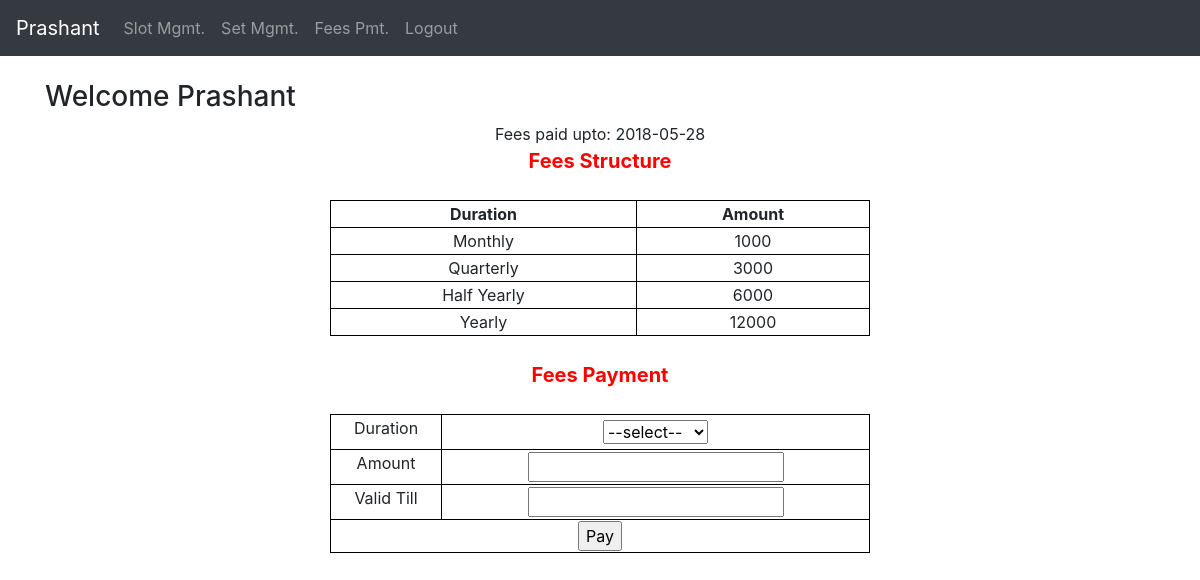
Page /FeesController (signed in) on the committed database.
### tables this page shows
CREATE TABLE `fees` (
  `id` int(11) NOT NULL AUTO_INCREMENT,
  `user_id` int(11) NOT NULL,
  `amount` int(11) NOT NULL,
  `from_date` date NOT NULL,
  `to_date` date NOT NULL,
  `payment_mode` varchar(45) NOT NULL,
  `payment_date` datetime NOT NULL,
  PRIMARY KEY (`id`),
  KEY `fees_fk_idx` (`user_id`),
  KEY `fees_uk` (`user_id`,`amount`,`from_date`,`to_date`),
  CONSTRAINT `fees_fk` FOREIGN KEY (`user_id`) REFERENCES `member` (`user_id`) ON DELETE NO ACTION ON UPDATE NO ACTION
);

CREATE TABLE `fee_structure` (
  `duration` int(11) NOT NULL,
  `amount` int(11) NOT NULL,
  PRIMARY KEY (`duration`),
  KEY `fees_structure_uk` (`duration`)
);

### application/core/View.php (called while the page is built, shortened)
<?php
class View {
    public function render($file_name) {
        require(APP . 'view/'
        . (
            isset($_SESSION['UROLE'])
            ? ($_SESSION['UROLE'] . '/')
            : ''
        ) .
        'header.php');
        require(APP . 'view/'
        . (
            isset($_SESSION['UROLE']) && $file_name != 'error/404'
            ? ($_SESSION['UROLE'] . '/' . $file_name)
            : $file_name
        ) . '.php');
    }
}
?>

### public/index.php (called while the page is built, shortened)
<?php
require(APP . 'core/View.php');
require(APP . 'model/popo/User.php');
require(APP . 'model/popo/Fees.php');
require(APP . 'model/popo/FeeStructure.php');
new Application();
?>

### application/model/popo/Fees.php (called while the page is built, shortened)
<?php
class Fees {
    private $toDate;
    public function getTodate()
    {
    	return $this->toDate;
    }
    public function setTodate($toDate)
    {
    	$this->toDate = $toDate;
    }
}
?>

### application/model/FeesModel.php (called while the page is built, shortened)
<?php
class FeesModel {
    public static function getFeeStructure() {
        try {
            $pdo = DBEngine::connect();
            $pdo->setAttribute(PDO::ATTR_ERRMODE, PDO::ERRMODE_EXCEPTION);
            $query = "SELECT * FROM fee_structure";
            $statement = $pdo->prepare($query);
            $statement->execute();
            $statement->setFetchMode(PDO::FETCH_ASSOC);
            $result = $statement->fetchAll();
            if (sizeof($result) > 0) {
                $feeStructureList = array();
                for ($i = 0, $l = sizeof($result); $i < $l; $i++) {
                    $curr = $result[$i];
                    $feeStructure = new FeeStructure();
                    $feeStructure->setDuration($curr["duration"]);
                    $feeStructure->setAmount($curr["amount"]);
                    array_push($feeStructureList, $feeStructure);
                }
                return $feeStructureList;
            }
        } catch (Exception $e) {
            echo $e->getMessage();
        } finally {
            DBEngine::disconnect();
        }
        return null;
    }
    public static function getValidUpto($user) {
        try {
            $pdo = DBEngine::connect();
            $pdo->setAttribute(PDO::ATTR_ERRMODE, PDO::ERRMODE_EXCEPTION);
            $query = "SELECT * FROM fees
            WHERE user_id=:userId
            ORDER BY to_date DESC
            LIMIT 1";
            $statement = $pdo->prepare($query);
            $statement->execute(
                array(
                    ':userId' => $user->getId()
                )
            );
            $statement->setFetchMode(PDO::FETCH_ASSOC);
            $result = $statement->fetchAll();
            if (sizeof($result) > 0) {
                $fee = new Fees();
                $fee->setId($result[0]['id']);
                $fee->setUser($user);
                $fee->setFromDate($result[0]['from_date']);
                $fee->setToDate($result[0]['to_date']);
                $fee->setPaymentMode($result[0]['payment_mode']);
                $fee->setPaymentDate($result[0]['payment_date']);
                return $fee;
            }
        } catch (Exception $e) {
            echo $e->getMessage();
        } finally {
            DBEngine::disconnect();
        }
        return null;
    }
}
?>

### application/model/popo/User.php (called while the page is built, shortened)
<?php
class User {
    protected $id;
    public function getId()
    {
        return $this->id;
    }
}
?>

### application/model/popo/FeeStructure.php (called while the page is built)
<?php
class FeeStructure {
    private $duration;
    private $amount;
    public function getDuration()
    {
    	return $this->duration;
    }
    public function setDuration($duration)
    {
    	$this->duration = $duration;
    }
    public function getAmount()
    {
    	return $this->amount;
    }
    public function setAmount($amount)
    {
    	$this->amount = $amount;
    }
}
?>

### application/view/member/fees_dashboard.php (the view, shortened to what this page needs)
<!Doctype>
<html>
    <head>
    </head>
    <body>
    <p class="center">
            Fees paid upto: <?php echo (isset($GLOBALS['LastFeesPaid']) ? $GLOBALS['LastFeesPaid']->getToDate() : "NA");?>
    </p>
<?php
if (isset($GLOBALS['FeeStructureList']) && sizeof($GLOBALS['FeeStructureList']) > 0) {
?>
        <p class="center" style="font-weight: bold; color: red; font-size: 20px;">Fees Structure</p>
        <br />
        <table class="center">
            <tr>
                <th>Duration</th>
                <th>Amount</th>
            </tr>
<?php
    $feeStructureList = $GLOBALS['FeeStructureList'];
    $durations = array(1 => "Monthly", 3 => "Quarterly", 6 => "Half Yearly", 12 => "Yearly");
    for ($i = 0, $l = sizeof($feeStructureList); $i < $l; $i++) {
        $feeStructure = $feeStructureList[$i];
        echo '<tr>'
        . '<td>' . $durations[$feeStructure->getDuration()] . '</td>'
        . '<td>' . $feeStructure->getAmount() . '</td>';
    }
?>
        </table>
        <br />
        <p class="center" style="font-weight: bold; color: red; font-size: 20px;">Fees Payment</p>
        <br />
        <form method="post" onsubmit="return validateFields()" action="<?php echo URL;?>FeesController/payFees">
            <table class="center">
                <tr>
                    <td>
                        <label>Duration</label>
                    </td>
                    <td>
                        <select name="duration" id="duration" onchange="selectDuration()">
                        <option value="">--select--</option>
                        </select>
                    </td>
                </tr>
                <tr>
                    <td>
                        <label>Amount</label>
                    </td>
                    <td>
                        <input type="text" id="amount" name="amount" value="" readonly="true" />
                    </td>
                </tr>
                <tr>
                    <td>
                        <label>Valid Till</label>
                    </td>
                    <td>
                        <input type="text" id="validTill" name="validTill" value="" readonly="true" />
                    </td>
                </tr>
                <tr>
                    <td colspan="2">
                        <input type="submit" value="Pay" />
                    </td>
                </tr>
            </table>
        </form>
<?php
} else {
    echo 'No fee structure found';
}
?>
    </body>
</html>

### application/view/member/fees_dashboard.php (style rules this page uses)
table, th, td { border: 1px solid black; text-align: center; }
.center { margin: auto; text-align: center; width: 45%; }

### rows in the picture
fees: to_date "2018-05-28"
fee_structure: duration "Monthly", amount "1000"
fee_structure: duration "Quarterly", amount "3000"
fee_structure: duration "Half Yearly", amount "6000"
fee_structure: duration "Yearly", amount "12000"

### other values in the picture
$_SESSION['UNAME'] "Prashant"
